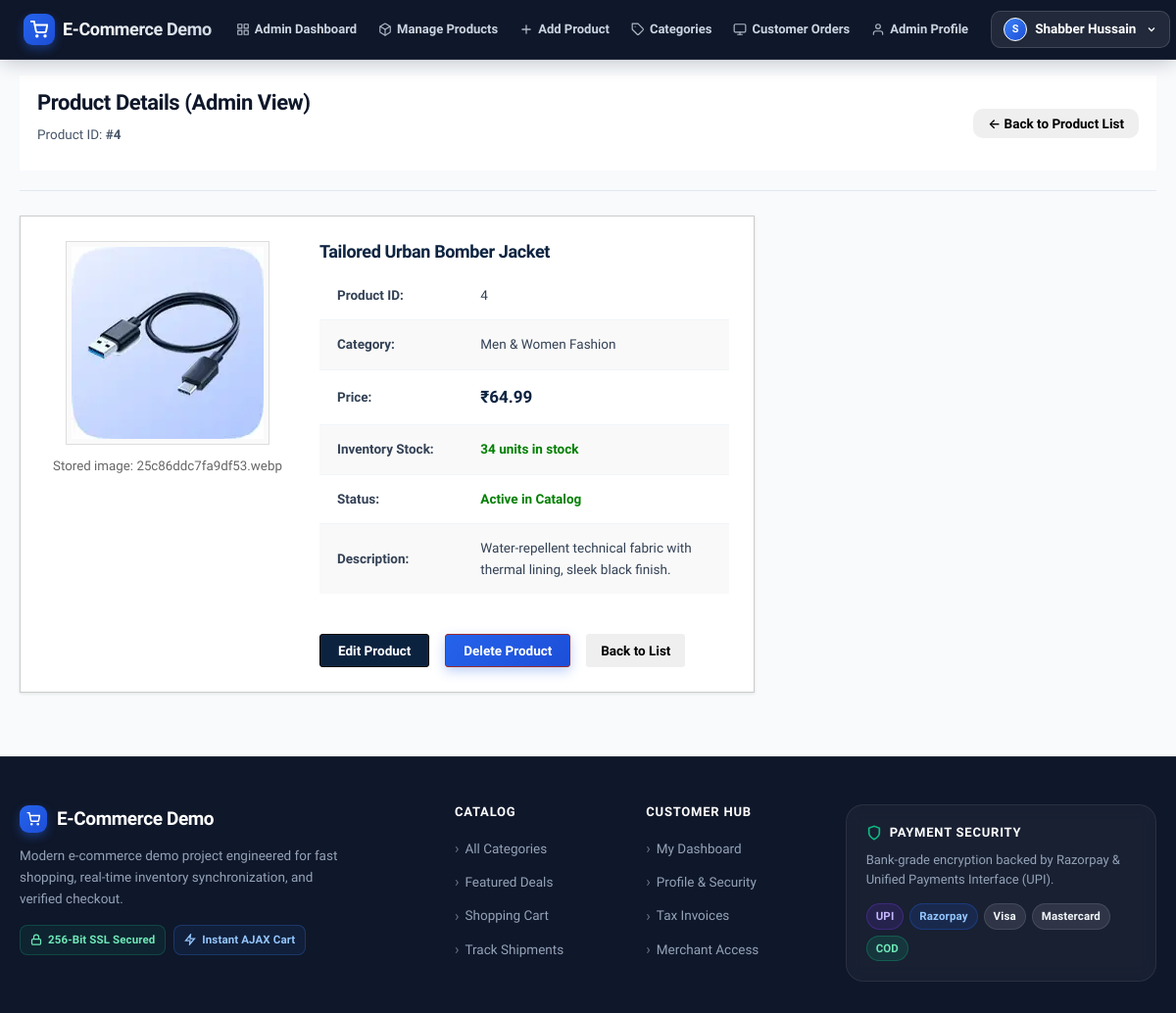
/admin/view-item/4 (signed in), run on an earlier commit of the app's database.
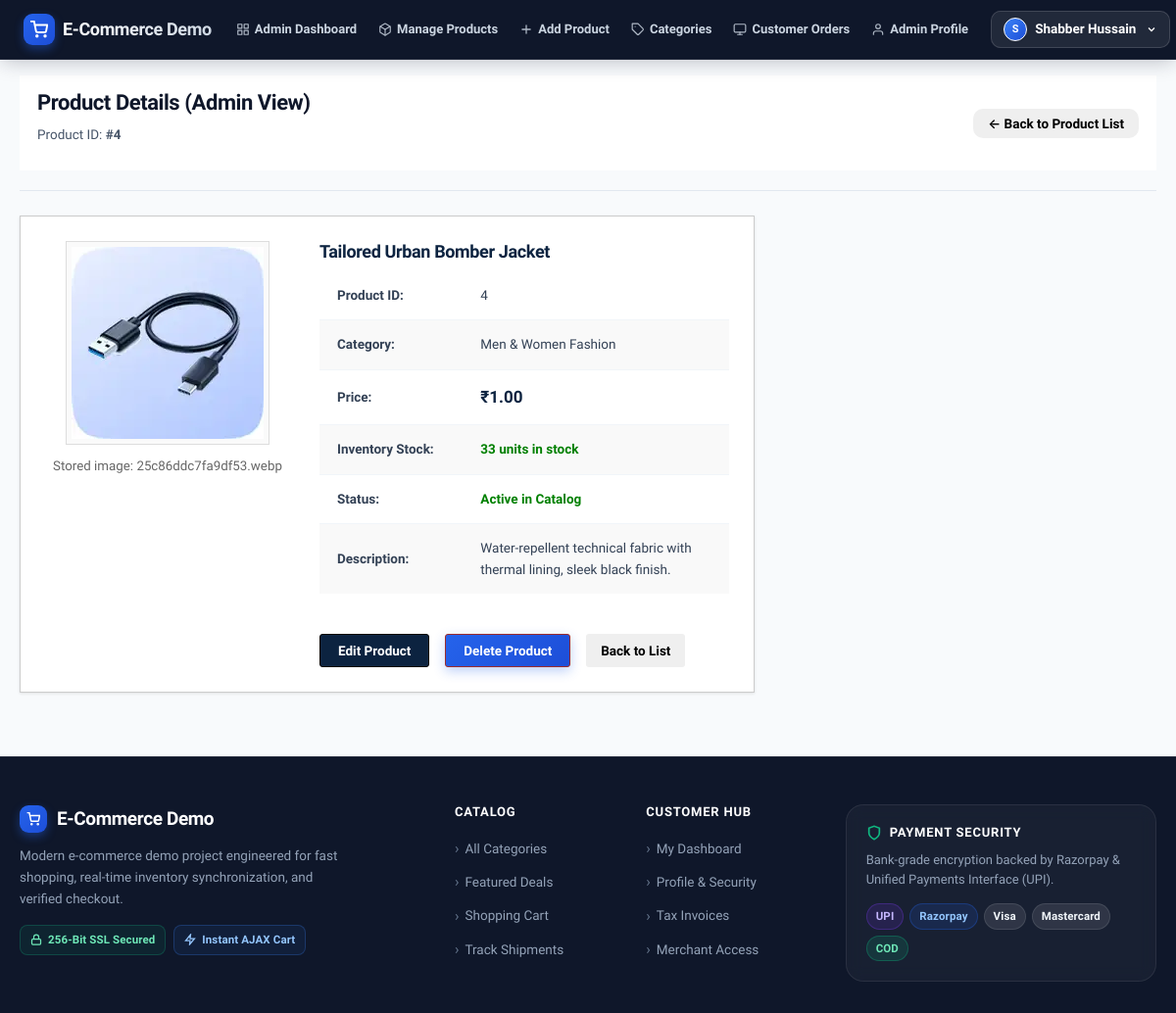
And on a later commit of the database.
### tables this page shows
CREATE TABLE products (
    product_id INTEGER PRIMARY KEY AUTOINCREMENT,
    category_id INTEGER NOT NULL,
    product_name TEXT NOT NULL UNIQUE,
    description TEXT NULL,
    price REAL NOT NULL,
    image_url TEXT NULL,
    is_active BOOLEAN DEFAULT 1,
    created_at TIMESTAMP DEFAULT CURRENT_TIMESTAMP,
    updated_at TIMESTAMP DEFAULT CURRENT_TIMESTAMP,
    FOREIGN KEY (category_id) REFERENCES categories(category_id) ON DELETE RESTRICT
);

### app.py (the view)
@app.route('/admin/product/view/<int:product_id>')
@app.route('/admin/view-item/<int:product_id>')
@role_required(['admin'])
def admin_product_view(product_id):
    conn = db_connection()
    if not conn:
        flash('Database connection failed.', 'danger')
        return redirect(url_for('admin_products'))
    try:
        cursor = conn.cursor(dictionary=True)
        cursor.execute("""
            SELECT p.*, c.category_name, COALESCE(i.quantity, 0) AS stock_quantity
            FROM products p
            JOIN categories c ON p.category_id = c.category_id
            LEFT JOIN inventory i ON p.product_id = i.product_id
            WHERE p.product_id = %s
        """, (product_id,))
        product = cursor.fetchone()
        cursor.close()
        conn.close()
        if not product:
            flash('Product not found.', 'danger')
            return redirect(url_for('admin_products'))
        return render_template('admin/view_item.html', product=product)
    except Exception as err:
        flash(f'Error loading product: {err}', 'danger')
        if conn:
            conn.close()
        return redirect(url_for('admin_products'))

### app.py (called while the page is built)
@app.after_request
def add_no_cache_headers(response):
    response.headers['Cache-Control'] = 'no-store, no-cache, must-revalidate, post-check=0, pre-check=0, max-age=0'
    response.headers['Pragma'] = 'no-cache'
    response.headers['Expires'] = '-1'
    return response

def role_required(allowed_roles):
    def decorator(view):
        @wraps(view)
        def wrapped_view(*args, **kwargs):
            if 'user_id' not in session:
                flash('Please log in first.', 'warning')
                return redirect(url_for('login', next=request.path))
            current_role = session.get('user_role', 'user')
            if current_role not in allowed_roles:
                flash('Access denied: You do not have permission to view this section.', 'danger')
                return redirect(url_for('index'))
            return view(*args, **kwargs)
        return wrapped_view
    return decorator

### config.py (called while the page is built, shortened)
    def _translate(self, sql):
        if not sql:
            return sql
        sql = sql.replace('INSERT IGNORE INTO', 'INSERT OR IGNORE INTO')
        sql = re.sub(r'\bGREATEST\b', 'MAX', sql, flags=re.IGNORECASE)
        sql = sql.replace('%s', '?')
        return sql

### templates/admin/view_item.html (shortened to what the changed rows need)
{% extends "base.html" %}
{% block content %}
<table width="100%" cellpadding="5">
    <tr>
        <td>
            <h2>Product Details (Admin View)</h2>
            <p>Product ID: <b>#{{ product.product_id }}</b></p>
        </td>
    </tr>
</table>
<div style="max-width: 750px; margin: 25px 0; border: 1px solid #ccc; background-color: #fff; padding: 25px; box-shadow: 0 1px 3px rgba(0,0,0,0.1);">
    <div style="display: flex; gap: 30px; flex-wrap: wrap;">
        <div style="flex: 0 0 250px; text-align: center;">
            {% if product.image_url %}
                <img src="{{ url_for('uploaded_file', filename=product.image_url) }}"
                     alt="{{ product.product_name }}"
                     style="max-width: 100%; height: auto; max-height: 250px; border: 1px solid #ddd; object-fit: contain; padding: 5px; background: #fafafa;">
            {% else %}
                <div style="width: 220px; height: 220px; background-color: #f0f0f0; border: 1px dashed #ccc; display: flex; align-items: center; justify-content: center; margin: 0 auto; color: #777;">
                    No Image Uploaded
                </div>
            {% endif %}
            <p><small style="color: #666;">Stored image: {{ product.image_url or 'None' }}</small></p>
        </div>
        <div style="flex: 1; min-width: 280px;">
            <h3 style="margin-top: 0; color: #0c2340;">{{ product.product_name }}</h3>
            <table width="100%" cellpadding="8" style="border-collapse: collapse;">
                <tr>
                    <td width="35%"><b>Product ID:</b></td>
                    <td>{{ product.product_id }}</td>
                </tr>
                <tr bgcolor="#f9f9f9">
                </tr>
                <tr>
                    <td><b style="color: #0c2340; font-size: 17px;">₹{{ "%.2f"|format(product.price) }}</b></td>
                </tr>
                <tr bgcolor="#f9f9f9">
                    <td>
                        {% if product.stock_quantity > 0 %}
                            <span style="color: green; font-weight: bold;">{{ product.stock_quantity }} units in stock</span>
                        {% else %}
                            <span style="color: red; font-weight: bold;">Out of Stock (0)</span>
                        {% endif %}
                    </td>
                </tr>
                <tr>
                </tr>
                <tr bgcolor="#f9f9f9">
                    <td valign="top"><b>Description:</b></td>
                    <td>{{ product.description or 'No description provided.' }}</td>
                </tr>
            </table>
            <br>
            <div style="margin-top: 15px;">
                <a href="{{ url_for('admin_product_edit', product_id=product.product_id) }}">
                </a>
                <form action="{{ url_for('admin_product_delete', product_id=product.product_id) }}" method="POST" style="display: inline;" onsubmit="return confirm('Are you sure you want to delete this product?');">
                </form>
                <a href="{{ url_for('admin_products') }}">
                </a>
            </div>
        </div>
    </div>
</div>
{% endblock %}

What changed in the data, as far as the page shows it:
changed products "Tailored Urban Bomber Jacket": price "64.99" → "1.00"
Also different on the page:
{{ product.stock_quantity }}: "34" → "33"
